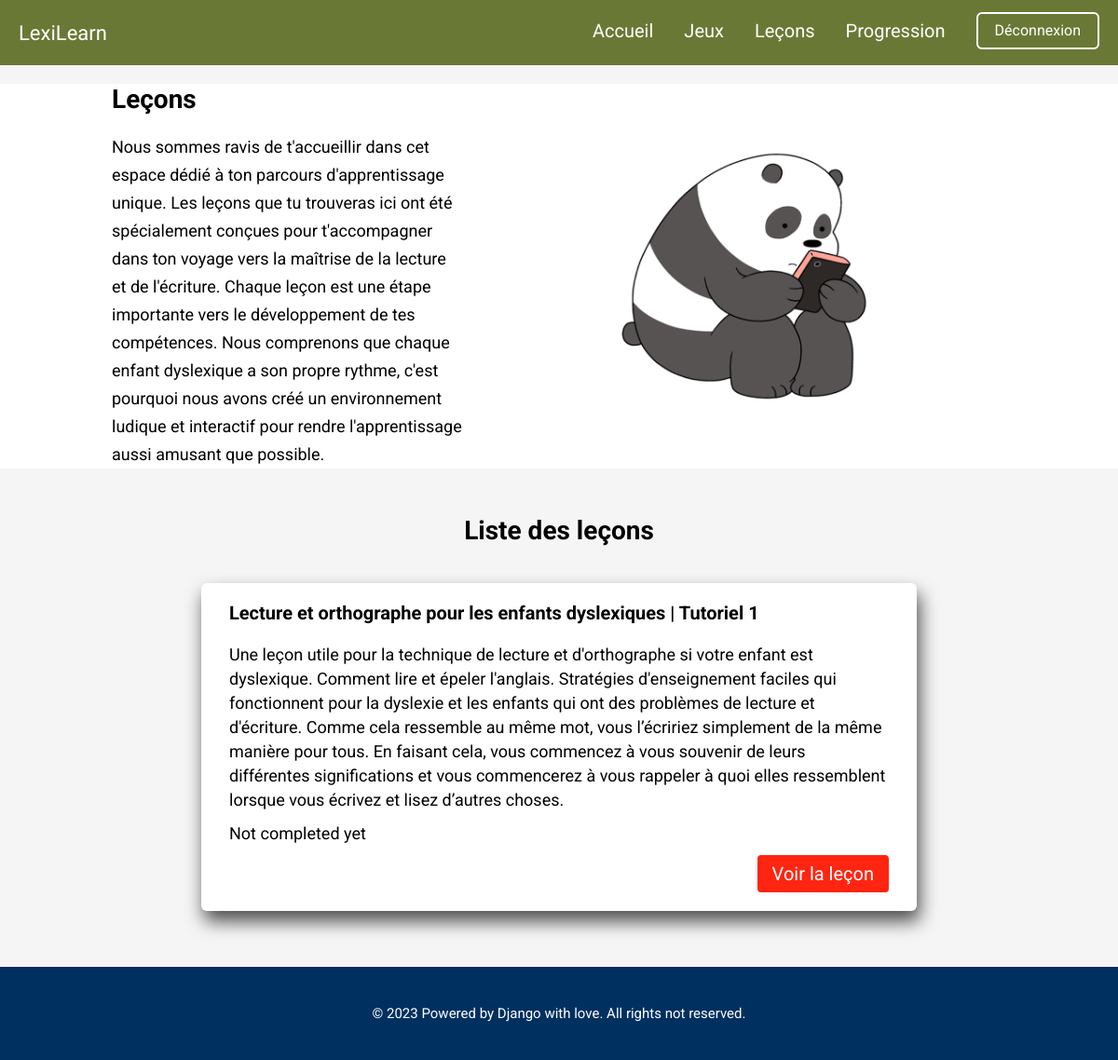
The page /lessons/ (signed in) on the database as committed earlier.
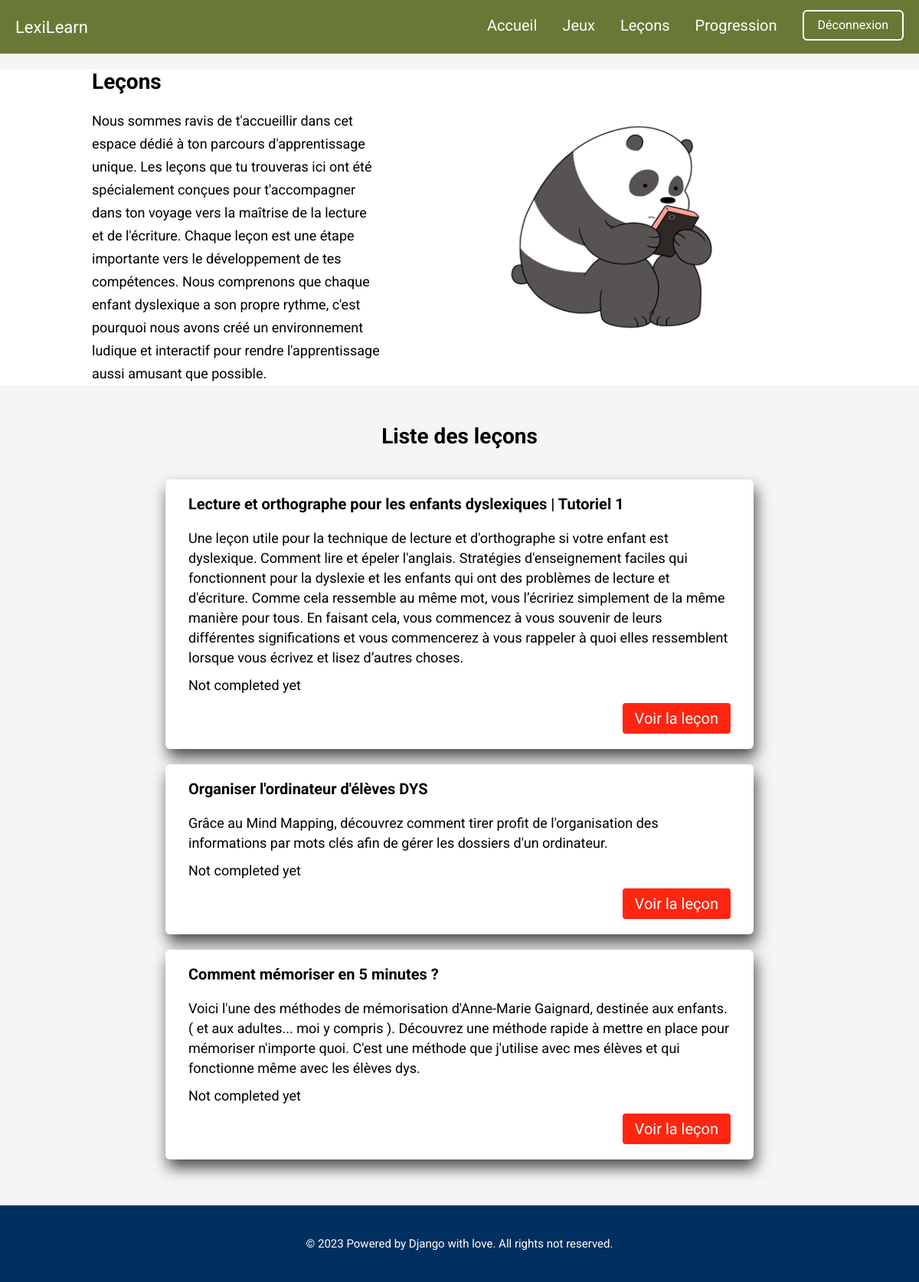
The same page on the database as committed later.
### dys_app/models.py (models this page shows, shortened)
class Lesson(models.Model):
    SCHOOL_LEVEL_CHOICES = [
        ('Primaire', 'Primaire'),
        ('College', 'college'),
        ('Lycee', 'lycee'),
        ('superieur', 'superieur'),
    ]
    title = models.CharField(max_length=255)
    description = models.TextField()
    date = models.DateField()
    publisher = models.CharField(max_length=255)
    youtube_link = models.URLField()
    school_level = models.CharField(max_length=20, choices=SCHOOL_LEVEL_CHOICES)

### dys_app/views.py (the view)
# urls.py: path('lessons/', lessons, name='lessons'),
@login_required
def lessons(request):
    user = request.user
    lessons = Lesson.objects.all()
    completed_lessons_dict = {completed_lesson.lesson.id: completed_lesson for completed_lesson in CompletedLesson.objects.filter(user=user)}
    for lesson in lessons:
        lesson.user_completed_lesson = completed_lessons_dict.get(lesson.id, None)
    return render(request, 'lessons.html', {'lessons': lessons})

### dys_app/templates/lessons.html (shortened to what this page needs)
{% extends 'base.html' %}
{% load static %}
{% block content %}
    <div class="lessons-page-container">
        <div class="lessons-page-header">
            <div class="lessons-page-header-content">
                <h2 class="lessons-page-title">Leçons</h2>
                <p class="lessons-page-description">
                    Nous sommes ravis de t'accueillir dans cet espace dédié à ton parcours d'apprentissage unique. Les leçons que tu trouveras ici
                    ont été spécialement conçues pour t'accompagner dans ton voyage vers la maîtrise de la lecture et de l'écriture.
                    Chaque leçon est une étape importante vers le développement de tes compétences.
                    Nous comprenons que chaque enfant dyslexique a son propre rythme, c'est pourquoi nous avons créé un environnement
                    ludique et interactif pour rendre l'apprentissage aussi amusant que possible.
                </p>
            </div>
            <div class="lessons-page-header-image">
                <img src="{% static 'dys_app/images/lessons_header.png' %}" alt="header"/>
            </div>
        </div>
        <div class="lessons-list-container">
            <h2>Liste des leçons</h2>
            {% if user.is_authenticated %}
                {% for lesson in lessons %}
                    <div class="lesson-container">
                        <h3>{{ lesson.title }}</h3>
                        <p>{{ lesson.description }}</p>
                        {% if lesson.user_completed_lesson %}
                            <p>You have completed this lesson at {{ lesson.user_completed_lesson.completed_at }}</p>
                        {% else %}
                            <p>Not completed yet</p>
                        {% endif %}
                        <button class="read-button" data-lesson-id="{{ lesson.id }}">Voir la leçon</button>
                    </div>
                {% endfor %}
            {% else %}
                <p>You have to be logged in to view lessons. <a href="{% url 'login' %}">Login</a></p>
            {% endif %}
        </div>
    </div>
{% endblock %}

Rows that differ between the two databases and show on the page:
added Lesson: title "Organiser l'ordinateur d'élèves DYS", description "Grâce au Mind Mapping, découvrez comment tirer profit de l'organisation des informations par mots clés afin de gérer les dossiers d'un ordinateur.", shows "Not completed yet"
added Lesson: title "Comment mémoriser en 5 minutes ?", description "Voici l'une des méthodes de mémorisation d'Anne-Marie Gaignard, destinée aux enfants. ( et aux adultes... moi y compris ). Découvrez une méthode rapide à mettre en place pour mémoriser n'importe quoi. C'est une méthode que j'utilise avec mes élèves et qui fonctionne même avec les élèves dys.", shows "Not completed yet"
